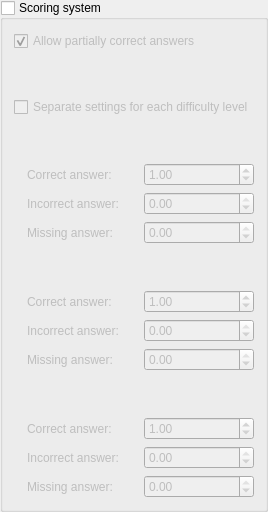
         <widget class="QGroupBox" name="TSScoringSystemGroupBox">
          <property name="title">
           <string>Scoring system</string>
          </property>
          <property name="checkable">
           <bool>true</bool>
          </property>
          <property name="checked">
           <bool>false</bool>
          </property>
          <layout class="QGridLayout">
           <item row="0" column="0" colspan="3">
            <widget class="QCheckBox" name="TSAllowIncompleteAnswersCheckBox">
             <property name="statusTip">
              <string>Allow giving points for partially correct answers (this affects multiple choice questions only)</string>
             </property>
             <property name="text">
              <string>Allow partially correct answers</string>
             </property>
             <property name="checked">
              <bool>true</bool>
             </property>
            </widget>
           </item>
           <item row="2" column="0" colspan="3">
            <widget class="QCheckBox" name="TSSeparateSettingsForDifficultyLevelsCheckBox">
             <property name="text">
              <string>Separate settings for each difficulty level</string>
             </property>
            </widget>
           </item>
           <item row="4" column="1">
            <widget class="QLabel" name="label_easy_correctanswer">
             <property name="text">
              <string>Correct answer:</string>
             </property>
            </widget>
           </item>
           <item row="4" column="2">
            <widget class="QDoubleSpinBox" name="TSEasyCorrectAnswerSpinBox">
             <property name="sizePolicy">
              <sizepolicy hsizetype="Preferred" vsizetype="Fixed">
               <horstretch>0</horstretch>
               <verstretch>0</verstretch>
              </sizepolicy>
             </property>
             <property name="statusTip">
              <string>Specify the amount of points given for a correct answer</string>
             </property>
             <property name="maximum">
              <double>9.000000000000000</double>
             </property>
             <property name="value">
              <double>1.000000000000000</double>
             </property>
            </widget>
           </item>
           <item row="5" column="1">
            <widget class="QLabel" name="label_easy_incorrectanswer">
             <property name="text">
              <string>Incorrect answer:</string>
             </property>
            </widget>
           </item>
           <item row="5" column="2">
            <widget class="QDoubleSpinBox" name="TSEasyIncorrectAnswerSpinBox">
             <property name="sizePolicy">
              <sizepolicy hsizetype="Preferred" vsizetype="Fixed">
               <horstretch>0</horstretch>
               <verstretch>0</verstretch>
              </sizepolicy>
             </property>
             <property name="statusTip">
              <string>Specify the amount of points taken for an incorrect answer</string>
             </property>
             <property name="minimum">
              <double>-9.000000000000000</double>
             </property>
             <property name="maximum">
              <double>0.000000000000000</double>
             </property>
             <property name="singleStep">
              <double>0.100000000000000</double>
             </property>
            </widget>
           </item>
           <item row="6" column="1">
            <widget class="QLabel" name="label_easy_missinganswer">
             <property name="text">
              <string>Missing answer:</string>
             </property>
            </widget>
           </item>
           <item row="6" column="2">
            <widget class="QDoubleSpinBox" name="TSEasyMissingAnswerSpinBox">
             <property name="sizePolicy">
              <sizepolicy hsizetype="Preferred" vsizetype="Fixed">
               <horstretch>0</horstretch>
               <verstretch>0</verstretch>
              </sizepolicy>
             </property>
             <property name="statusTip">
              <string>Specify the amount of points taken for each missing answer</string>
             </property>
             <property name="minimum">
              <double>-9.000000000000000</double>
             </property>
             <property name="maximum">
              <double>0.000000000000000</double>
             </property>
             <property name="singleStep">
              <double>0.100000000000000</double>
             </property>
            </widget>
           </item>
           <item row="8" column="1">
            <widget class="QLabel" name="label_medium_correctanswer">
             <property name="enabled">
              <bool>false</bool>
             </property>
             <property name="text">
              <string>Correct answer:</string>
             </property>
            </widget>
           </item>
           <item row="8" column="2">
            <widget class="QDoubleSpinBox" name="TSMediumCorrectAnswerSpinBox">
             <property name="enabled">
              <bool>false</bool>
             </property>
             <property name="sizePolicy">
              <sizepolicy hsizetype="Preferred" vsizetype="Fixed">
               <horstretch>0</horstretch>
               <verstretch>0</verstretch>
              </sizepolicy>
             </property>
             <property name="statusTip">
              <string>Specify the amount of points given for a correct answer</string>
             </property>
             <property name="maximum">
              <double>9.000000000000000</double>
             </property>
             <property name="value">
              <double>1.000000000000000</double>
             </property>
            </widget>
           </item>
           <item row="9" column="1">
            <widget class="QLabel" name="label_medium_incorrectanswer">
             <property name="enabled">
              <bool>false</bool>
             </property>
             <property name="text">
              <string>Incorrect answer:</string>
             </property>
            </widget>
           </item>
           <item row="9" column="2">
            <widget class="QDoubleSpinBox" name="TSMediumIncorrectAnswerSpinBox">
             <property name="enabled">
              <bool>false</bool>
             </property>
             <property name="sizePolicy">
              <sizepolicy hsizetype="Preferred" vsizetype="Fixed">
               <horstretch>0</horstretch>
               <verstretch>0</verstretch>
              </sizepolicy>
             </property>
             <property name="statusTip">
              <string>Specify the amount of points taken for an incorrect answer</string>
             </property>
             <property name="minimum">
              <double>-9.000000000000000</double>
             </property>
             <property name="maximum">
              <double>0.000000000000000</double>
             </property>
             <property name="singleStep">
              <double>0.100000000000000</double>
             </property>
            </widget>
           </item>
           <item row="10" column="1">
            <widget class="QLabel" name="label_medium_missinganswer">
             <property name="enabled">
              <bool>false</bool>
             </property>
             <property name="text">
              <string>Missing answer:</string>
             </property>
            </widget>
           </item>
           <item row="10" column="2">
            <widget class="QDoubleSpinBox" name="TSMediumMissingAnswerSpinBox">
             <property name="enabled">
              <bool>false</bool>
             </property>
             <property name="sizePolicy">
              <sizepolicy hsizetype="Preferred" vsizetype="Fixed">
               <horstretch>0</horstretch>
               <verstretch>0</verstretch>
              </sizepolicy>
             </property>
             <property name="statusTip">
              <string>Specify the amount of points taken for each missing answer</string>
             </property>
             <property name="minimum">
              <double>-9.000000000000000</double>
             </property>
             <property name="maximum">
              <double>0.000000000000000</double>
             </property>
             <property name="singleStep">
              <double>0.100000000000000</double>
             </property>
            </widget>
           </item>
           <item row="12" column="1">
            <widget class="QLabel" name="label_difficult_correctanswer">
             <property name="enabled">
              <bool>false</bool>
             </property>
             <property name="text">
              <string>Correct answer:</string>
             </property>
            </widget>
           </item>
           <item row="12" column="2">
            <widget class="QDoubleSpinBox" name="TSDifficultCorrectAnswerSpinBox">
             <property name="enabled">
              <bool>false</bool>
             </property>
             <property name="sizePolicy">
              <sizepolicy hsizetype="Preferred" vsizetype="Fixed">
               <horstretch>0</horstretch>
               <verstretch>0</verstretch>
              </sizepolicy>
             </property>
             <property name="statusTip">
              <string>Specify the amount of points given for a correct answer</string>
             </property>
             <property name="maximum">
              <double>9.000000000000000</double>
             </property>
             <property name="value">
              <double>1.000000000000000</double>
             </property>
            </widget>
           </item>
           <item row="13" column="1">
            <widget class="QLabel" name="label_difficult_incorrectanswer">
             <property name="enabled">
              <bool>false</bool>
             </property>
             <property name="text">
              <string>Incorrect answer:</string>
             </property>
            </widget>
           </item>
           <item row="13" column="2">
            <widget class="QDoubleSpinBox" name="TSDifficultIncorrectAnswerSpinBox">
             <property name="enabled">
              <bool>false</bool>
             </property>
             <property name="sizePolicy">
              <sizepolicy hsizetype="Preferred" vsizetype="Fixed">
               <horstretch>0</horstretch>
               <verstretch>0</verstretch>
              </sizepolicy>
             </property>
             <property name="statusTip">
              <string>Specify the amount of points taken for an incorrect answer</string>
             </property>
             <property name="minimum">
              <double>-9.000000000000000</double>
             </property>
             <property name="maximum">
              <double>0.000000000000000</double>
             </property>
             <property name="singleStep">
              <double>0.100000000000000</double>
             </property>
            </widget>
           </item>
           <item row="14" column="1">
            <widget class="QLabel" name="label_difficult_missinganswer">
             <property name="enabled">
              <bool>false</bool>
             </property>
             <property name="text">
              <string>Missing answer:</string>
             </property>
            </widget>
           </item>
           <item row="14" column="2">
            <widget class="QDoubleSpinBox" name="TSDifficultMissingAnswerSpinBox">
             <property name="enabled">
              <bool>false</bool>
             </property>
             <property name="sizePolicy">
              <sizepolicy hsizetype="Preferred" vsizetype="Fixed">
               <horstretch>0</horstretch>
               <verstretch>0</verstretch>
              </sizepolicy>
             </property>
             <property name="statusTip">
              <string>Specify the amount of points taken for each missing answer</string>
             </property>
             <property name="minimum">
              <double>-9.000000000000000</double>
             </property>
             <property name="maximum">
              <double>0.000000000000000</double>
             </property>
             <property name="singleStep">
              <double>0.100000000000000</double>
             </property>
            </widget>
           </item>
           <item row="4" column="0">
            <widget class="QLabel" name="label_easy_icon1">
             <property name="enabled">
              <bool>false</bool>
             </property>
             <property name="sizePolicy">
              <sizepolicy hsizetype="Fixed" vsizetype="Fixed">
               <horstretch>0</horstretch>
               <verstretch>0</verstretch>
              </sizepolicy>
             </property>
             <property name="text">
              <string/>
             </property>
             <property name="pixmap">
              <pixmap resource="resources.qrc">:/images/images/easy.png</pixmap>
             </property>
            </widget>
           </item>
           <item row="5" column="0">
            <widget class="QLabel" name="label_easy_icon2">
             <property name="enabled">
              <bool>false</bool>
             </property>
             <property name="sizePolicy">
              <sizepolicy hsizetype="Fixed" vsizetype="Fixed">
               <horstretch>0</horstretch>
               <verstretch>0</verstretch>
              </sizepolicy>
             </property>
             <property name="text">
              <string/>
             </property>
             <property name="pixmap">
              <pixmap resource="resources.qrc">:/images/images/easy.png</pixmap>
             </property>
            </widget>
           </item>
           <item row="6" column="0">
            <widget class="QLabel" name="label_easy_icon3">
             <property name="enabled">
              <bool>false</bool>
             </property>
             <property name="sizePolicy">
              <sizepolicy hsizetype="Fixed" vsizetype="Fixed">
               <horstretch>0</horstretch>
               <verstretch>0</verstretch>
              </sizepolicy>
             </property>
             <property name="text">
              <string/>
             </property>
             <property name="pixmap">
              <pixmap resource="resources.qrc">:/images/images/easy.png</pixmap>
             </property>
            </widget>
           </item>
           <item row="8" column="0">
            <widget class="QLabel" name="label_medium_icon1">
             <property name="enabled">
              <bool>false</bool>
             </property>
             <property name="sizePolicy">
              <sizepolicy hsizetype="Fixed" vsizetype="Fixed">
               <horstretch>0</horstretch>
               <verstretch>0</verstretch>
              </sizepolicy>
             </property>
             <property name="text">
              <string/>
             </property>
             <property name="pixmap">
              <pixmap resource="resources.qrc">:/images/images/medium.png</pixmap>
             </property>
            </widget>
           </item>
           <item row="9" column="0">
            <widget class="QLabel" name="label_medium_icon2">
             <property name="enabled">
              <bool>false</bool>
             </property>
             <property name="sizePolicy">
              <sizepolicy hsizetype="Fixed" vsizetype="Fixed">
               <horstretch>0</horstretch>
               <verstretch>0</verstretch>
              </sizepolicy>
             </property>
             <property name="text">
              <string/>
             </property>
             <property name="pixmap">
              <pixmap resource="resources.qrc">:/images/images/medium.png</pixmap>
             </property>
            </widget>
           </item>
           <item row="10" column="0">
            <widget class="QLabel" name="label_medium_icon3">
             <property name="enabled">
              <bool>false</bool>
             </property>
             <property name="sizePolicy">
              <sizepolicy hsizetype="Fixed" vsizetype="Fixed">
               <horstretch>0</horstretch>
               <verstretch>0</verstretch>
              </sizepolicy>
             </property>
             <property name="text">
              <string/>
             </property>
             <property name="pixmap">
              <pixmap resource="resources.qrc">:/images/images/medium.png</pixmap>
             </property>
            </widget>
           </item>
           <item row="12" column="0">
            <widget class="QLabel" name="label_difficult_icon1">
             <property name="enabled">
              <bool>false</bool>
             </property>
             <property name="sizePolicy">
              <sizepolicy hsizetype="Fixed" vsizetype="Fixed">
               <horstretch>0</horstretch>
               <verstretch>0</verstretch>
              </sizepolicy>
             </property>
             <property name="text">
              <string/>
             </property>
             <property name="pixmap">
              <pixmap resource="resources.qrc">:/images/images/difficult.png</pixmap>
             </property>
            </widget>
           </item>
           <item row="13" column="0">
            <widget class="QLabel" name="label_difficult_icon2">
             <property name="enabled">
              <bool>false</bool>
             </property>
             <property name="sizePolicy">
              <sizepolicy hsizetype="Fixed" vsizetype="Fixed">
               <horstretch>0</horstretch>
               <verstretch>0</verstretch>
              </sizepolicy>
             </property>
             <property name="text">
              <string/>
             </property>
             <property name="pixmap">
              <pixmap resource="resources.qrc">:/images/images/difficult.png</pixmap>
             </property>
            </widget>
           </item>
           <item row="14" column="0">
            <widget class="QLabel" name="label_difficult_icon3">
             <property name="enabled">
              <bool>false</bool>
             </property>
             <property name="sizePolicy">
              <sizepolicy hsizetype="Fixed" vsizetype="Fixed">
               <horstretch>0</horstretch>
               <verstretch>0</verstretch>
              </sizepolicy>
             </property>
             <property name="text">
              <string/>
             </property>
             <property name="pixmap">
              <pixmap resource="resources.qrc">:/images/images/difficult.png</pixmap>
             </property>
            </widget>
           </item>
           <item row="11" column="0" colspan="3">
            <spacer>
             <property name="orientation">
              <enum>Qt::Vertical</enum>
             </property>
             <property name="sizeHint" stdset="0">
              <size>
               <width>20</width>
               <height>40</height>
              </size>
             </property>
            </spacer>
           </item>
           <item row="7" column="0" colspan="3">
            <spacer>
             <property name="orientation">
              <enum>Qt::Vertical</enum>
             </property>
             <property name="sizeHint" stdset="0">
              <size>
               <width>20</width>
               <height>40</height>
              </size>
             </property>
            </spacer>
           </item>
           <item row="3" column="0" colspan="3">
            <spacer>
             <property name="orientation">
              <enum>Qt::Vertical</enum>
             </property>
             <property name="sizeHint" stdset="0">
              <size>
               <width>20</width>
               <height>40</height>
              </size>
             </property>
            </spacer>
           </item>
           <item row="1" column="0" colspan="3">
            <spacer>
             <property name="orientation">
              <enum>Qt::Vertical</enum>
             </property>
             <property name="sizeHint" stdset="0">
              <size>
               <width>20</width>
               <height>40</height>
              </size>
             </property>
            </spacer>
           </item>
          </layout>
         </widget>
